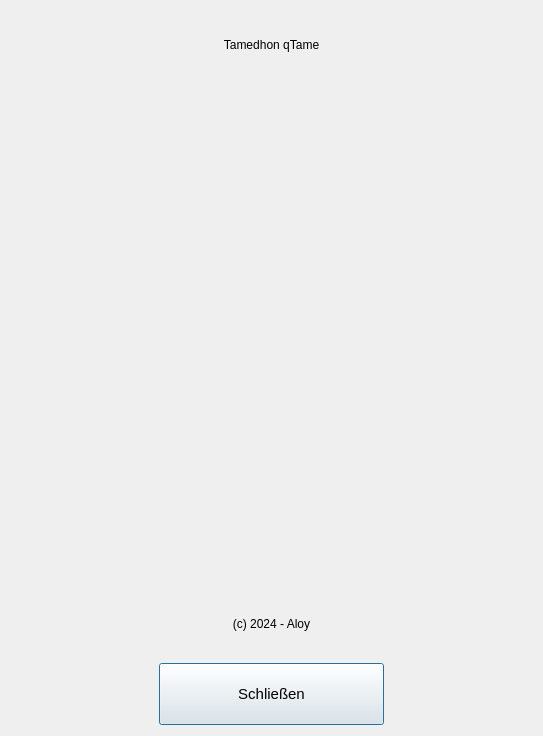
<?xml version="1.0" encoding="UTF-8"?>
<ui version="4.0">
 <class>Info</class>
 <widget class="QDialog" name="Info">
  <property name="geometry">
   <rect>
    <x>0</x>
    <y>0</y>
    <width>543</width>
    <height>736</height>
   </rect>
  </property>
  <property name="sizePolicy">
   <sizepolicy hsizetype="Fixed" vsizetype="Fixed">
    <horstretch>0</horstretch>
    <verstretch>0</verstretch>
   </sizepolicy>
  </property>
  <property name="windowTitle">
   <string>Info</string>
  </property>
  <property name="windowIcon">
   <iconset resource="resources.qrc">
    <normaloff>:/logo.png</normaloff>:/logo.png</iconset>
  </property>
  <layout class="QGridLayout" name="gridLayout">
   <item row="0" column="0">
    <widget class="QLabel" name="lblTitle">
     <property name="text">
      <string>Tamedhon qTame</string>
     </property>
     <property name="alignment">
      <set>Qt::AlignCenter</set>
     </property>
    </widget>
   </item>
   <item row="1" column="0">
    <widget class="QLabel" name="lblLogo">
     <property name="minimumSize">
      <size>
       <width>500</width>
       <height>500</height>
      </size>
     </property>
     <property name="maximumSize">
      <size>
       <width>500</width>
       <height>500</height>
      </size>
     </property>
     <property name="text">
      <string/>
     </property>
     <property name="pixmap">
      <pixmap resource="resources.qrc">:/logo.png</pixmap>
     </property>
     <property name="scaledContents">
      <bool>true</bool>
     </property>
     <property name="alignment">
      <set>Qt::AlignJustify|Qt::AlignVCenter</set>
     </property>
    </widget>
   </item>
   <item row="2" column="0">
    <widget class="QLabel" name="lblC">
     <property name="text">
      <string>(c) 2024 - Aloy</string>
     </property>
     <property name="alignment">
      <set>Qt::AlignCenter</set>
     </property>
    </widget>
   </item>
   <item row="3" column="0">
    <layout class="QHBoxLayout" name="horizontalLayout">
     <item>
      <spacer name="horizontalSpacer">
       <property name="orientation">
        <enum>Qt::Horizontal</enum>
       </property>
       <property name="sizeHint" stdset="0">
        <size>
         <width>128</width>
         <height>20</height>
        </size>
       </property>
      </spacer>
     </item>
     <item>
      <widget class="QPushButton" name="btnClose">
       <property name="sizePolicy">
        <sizepolicy hsizetype="Fixed" vsizetype="Fixed">
         <horstretch>0</horstretch>
         <verstretch>0</verstretch>
        </sizepolicy>
       </property>
       <property name="minimumSize">
        <size>
         <width>225</width>
         <height>62</height>
        </size>
       </property>
       <property name="maximumSize">
        <size>
         <width>225</width>
         <height>62</height>
        </size>
       </property>
       <property name="font">
        <font>
         <pointsize>11</pointsize>
        </font>
       </property>
       <property name="layoutDirection">
        <enum>Qt::LeftToRight</enum>
       </property>
       <property name="text">
        <string>Schließen</string>
       </property>
      </widget>
     </item>
     <item>
      <spacer name="horizontalSpacer_2">
       <property name="orientation">
        <enum>Qt::Horizontal</enum>
       </property>
       <property name="sizeHint" stdset="0">
        <size>
         <width>123</width>
         <height>20</height>
        </size>
       </property>
      </spacer>
     </item>
    </layout>
   </item>
  </layout>
 </widget>
 <resources>
  <include location="resources.qrc"/>
 </resources>
 <connections/>
</ui>
